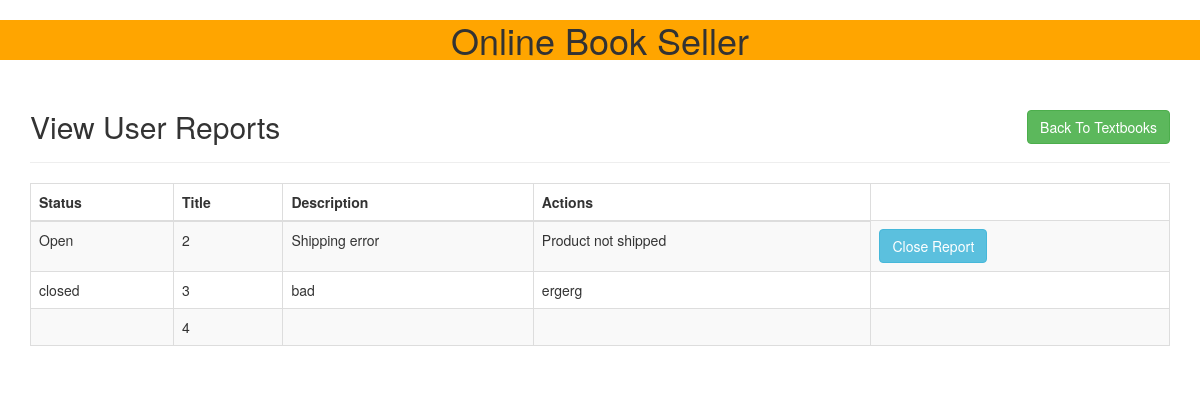
The page /reports.php (signed in) on the database as committed earlier.
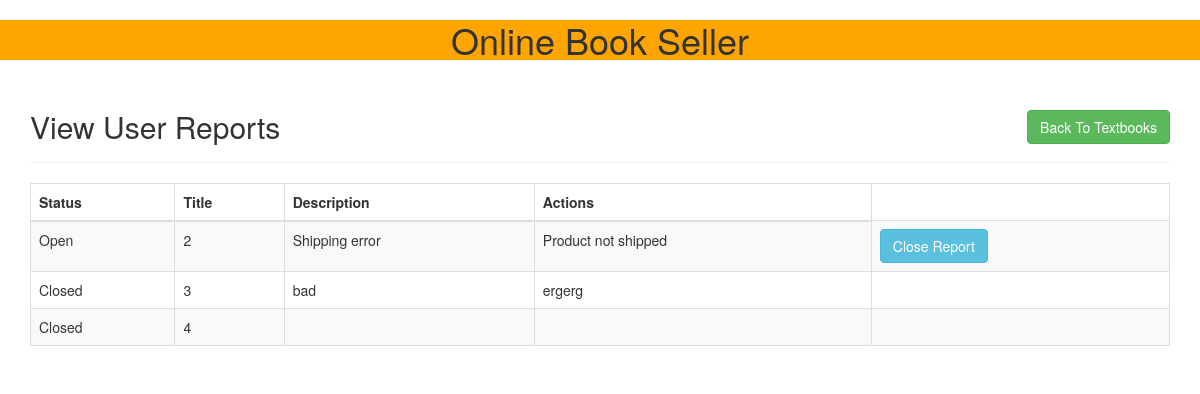
The same page on the database as committed later.
### tables this page shows
CREATE TABLE `reports` (
  `report_id` int(11) NOT NULL AUTO_INCREMENT,
  `report_creator` int(11) NOT NULL,
  `report_title` varchar(500) NOT NULL,
  `description` varchar(500) NOT NULL,
  `report_status` varchar(10) NOT NULL,
  UNIQUE KEY `report_id` (`report_id`)
);

### common.php (called while the page is built)
<?php
function escape($html)
{
    return htmlspecialchars($html, ENT_QUOTES | ENT_SUBSTITUTE, "UTF-8");
}

### public/reports.php (the view, shortened to what this page needs)
<?php
try {
    require_once "../config.php";
    require "../common.php";
    $connection = new PDO($dsn, $db_username, $db_password, $db_options);
    $sql = "SELECT * FROM reports";
    $statement = $connection->prepare($sql);
    $statement->execute();
    $result = $statement->fetchAll();
} catch (PDOException $error) {
    echo $sql . "<br>" . $error->getMessage();
}
?>
<?php require "templates/header.php";?>
<div class="container">
	<div class="page-header clearfix">
        <h2 class="pull-left">View User Reports</h2>
        <a href="index.php" class="btn btn-success pull-right">Back To Textbooks</a>
	</div>
	<?php
if ($result && $statement->rowCount() > 0) {?>
			<table class="table table-bordered table-striped table-hover">
				<thead class="thead-dark/">
					<tr>
                        <th>Status</th>
						<th>Title</th>
						<th>Description</th>
						<th>Actions</th>
					</tr>
				</thead>
				<tbody>
				<?php foreach ($result as $row) {?>
					<tr>
                        <td><?php echo escape($row["report_status"]); ?></td>
                        <td><?php echo escape($row["report_creator"]); ?></td>
						<td><?php echo escape($row["report_title"]); ?></td>
						<td><?php echo escape($row["description"]); ?></td>
						<td>
						<?php if ($row["report_status"] === "Open") {?>
							<form method="post">
								<input type="submit" name="submit" value="Close Report" class="btn btn-info">
							</form>
						<?php }?>
						</td>
					</tr>
				<?php }?>
				</tbody>
			</table>
		<?php } else {?>
			<blockquote>No Reports Available.</blockquote>
		<?php }
?>
</div>
<?php require "templates/footer.php";?>

### public/templates/header.php (shortened to what this page needs)
<!doctype html>
<html lang="en">
<head>
	<link rel="stylesheet" href="css/style.css">
	<link rel="stylesheet" href="https://maxcdn.bootstrapcdn.com/bootstrap/3.3.7/css/bootstrap.css">
</head>
<body>
	<div id="header" style="background-color:#FFA500;font-size:30px">
		<h1 class="text" style=" text-align:center;">Online Book Seller</h1>
	</div>

### public/css/style.css (style rules this page uses)
.page-header h2 { margin-top: 0; }

Rows that differ between the two databases and show on the page:
changed reports "bad": report_status "closed" → "Closed"
changed reports (number 3 of 3 on the later page): report_status (not shown) → "Closed"
